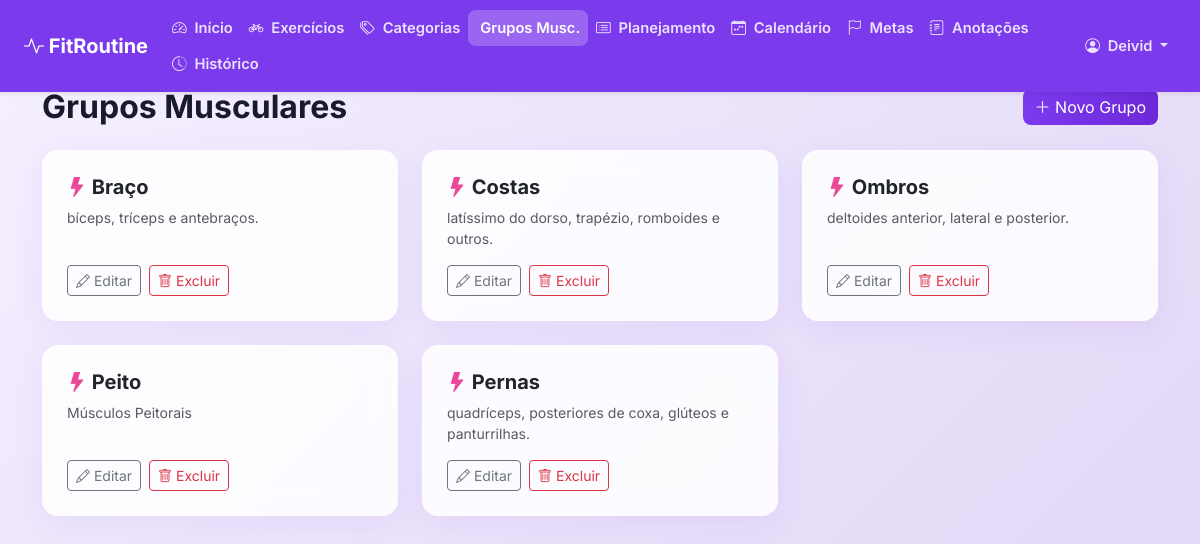
Page /grupos/ (signed in) on the committed database.
### core/models.py (models this page shows, shortened)
class GrupoMuscular(models.Model):
    nome = models.CharField(max_length=100)
    descricao = models.TextField(blank=True, null=True)

### core/views.py (the view)
# urls.py: path('grupos/', views.grupos_list, name='grupos'),
@login_required
def grupos_list(request):
    grupos = GrupoMuscular.objects.all().order_by('nome')
    return render(request, 'core/grupos.html', {'grupos': grupos})

### core/templates/core/grupos.html (shortened to what this page needs)
{% extends 'core/base.html' %}
{% block content %}
<div class="d-flex justify-content-between align-items-center mb-4">
    <h2 class="fw-bold mb-0"> Grupos Musculares</h2>
    <a href="{% url 'grupo_create' %}" class="btn btn-primary"><i class="bi bi-plus-lg"></i> Novo Grupo</a>
</div>
<div class="row g-4">
    {% for grupo in grupos %}
    <div class="col-md-4">
        <div class="card p-4 h-100">
            <h5 class="fw-bold mb-2"><i class="bi bi-lightning-fill text-accent-custom"></i> {{ grupo.nome }}</h5>
            <p class="text-muted small mb-3">{{ grupo.descricao|default:"Sem descrição." }}</p>
            <div class="d-flex gap-2 mt-auto">
                <a href="{% url 'grupo_update' grupo.pk %}" class="btn btn-outline-secondary btn-sm"><i class="bi bi-pencil"></i> Editar</a>
                <a href="{% url 'grupo_delete' grupo.pk %}" class="btn btn-outline-danger btn-sm"><i class="bi bi-trash"></i> Excluir</a>
            </div>
        </div>
    </div>
    {% empty %}
    <div class="col-12 text-center py-5">
        <p class="text-muted">Nenhum grupo muscular cadastrado ainda.</p>
    </div>
    {% endfor %}
</div>
{% endblock %}

### core/templates/core/base.html (shortened to what this page needs)
<!DOCTYPE html>
<html lang="pt-BR">
<head>
    <link href="https://cdn.jsdelivr.net/npm/bootstrap@5.3.0/dist/css/bootstrap.min.css" rel="stylesheet">
    <link rel="stylesheet" href="https://cdn.jsdelivr.net/npm/bootstrap-icons@1.10.5/font/bootstrap-icons.css">
    {% load static %}
    <link rel="stylesheet" href="{% static 'css/style.css' %}">
</head>
<body>
<nav class="navbar navbar-expand-lg navbar-dark shadow-sm fixed-top" id="mainNavbar">
  <div class="container-fluid px-3 px-lg-4">
    <a class="navbar-brand fw-bold" href="{% url 'home' %}">
        <i class="bi bi-activity"></i> FitRoutine
    </a>
    <div class="collapse navbar-collapse" id="navbarNav">
      {% if user.is_authenticated %}
      <ul class="navbar-nav flex-wrap">
        <li class="nav-item">
          <a class="nav-link {% if request.resolver_match.url_name == 'dashboard' %}active{% endif %}" href="{% url 'dashboard' %}">
            <i class="bi bi-speedometer2"></i> Início
          </a>
        </li>
        <li class="nav-item">
          <a class="nav-link {% if request.resolver_match.url_name == 'exercicios' %}active{% endif %}" href="{% url 'exercicios' %}">
            <i class="bi bi-bicycle"></i> Exercícios
          </a>
        </li>
        <li class="nav-item">
          <a class="nav-link {% if request.resolver_match.url_name == 'categorias' %}active{% endif %}" href="{% url 'categorias' %}">
            <i class="bi bi-tags"></i> Categorias
          </a>
        </li>
        <li class="nav-item">
          <a class="nav-link {% if request.resolver_match.url_name == 'grupos' %}active{% endif %}" href="{% url 'grupos' %}">
             Grupos Musc.
          </a>
        </li>
        <li class="nav-item">
          <a class="nav-link {% if request.resolver_match.url_name == 'planejamentos' or request.resolver_match.url_name == 'planejamento_detail' %}active{% endif %}" href="{% url 'planejamentos' %}">
            <i class="bi bi-card-list"></i> Planejamento
          </a>
        </li>
        <li class="nav-item">
          <a class="nav-link {% if request.resolver_match.url_name == 'calendario' %}active{% endif %}" href="{% url 'calendario' %}">
            <i class="bi bi-calendar-week"></i> Calendário
          </a>
        </li>
        <li class="nav-item">
          <a class="nav-link {% if request.resolver_match.url_name == 'metas' %}active{% endif %}" href="{% url 'metas' %}">
            <i class="bi bi-flag"></i> Metas
          </a>
        </li>
        <li class="nav-item">
          <a class="nav-link {% if request.resolver_match.url_name == 'anotacoes' %}active{% endif %}" href="{% url 'anotacoes' %}">
            <i class="bi bi-journal-text"></i> Anotações
          </a>
        </li>
        <li class="nav-item">
          <a class="nav-link {% if request.resolver_match.url_name == 'historico' %}active{% endif %}" href="{% url 'historico' %}">
            <i class="bi bi-clock-history"></i> Histórico
          </a>
        </li>
      </ul>
      <ul class="navbar-nav ms-auto flex-wrap align-items-lg-center">
        <li class="nav-item dropdown">
            <a class="nav-link dropdown-toggle" href="#" id="navbarUser" role="button" data-bs-toggle="dropdown" aria-expanded="false">
                <i class="bi bi-person-circle"></i> {{ user.first_name|default:user.username }}
            </a>
        </li>
      </ul>
      {% endif %}
    </div>
  </div>
</nav>
<div class="container pb-5" id="mainContent">
    {% block content %}
    {% endblock %}
</div>
</body>
</html>

### static/css/style.css (style rules this page uses)
:root { --primary: #7C3AED; --primary-hover: #6D28D9; --secondary: #C084FC; --accent: #EC4899; --bg-main: #FFFFFF; --bg-subtle: #F5F0FF; --text-main: #1A1A2E; --text-sec: #6B7280; --success: #10B981; --pending: #F59E0B; }
body { font-family: 'Inter', sans-serif; background: linear-gradient(135deg, var(--bg-subtle) 0%, #E0D4F5 100%); color: var(--text-main); min-height: 100vh; }
.navbar { background-color: var(--primary) !important; padding-top: 0.6rem; padding-bottom: 0.6rem; }
.navbar-brand, .nav-link { color: rgba(255, 255, 255, 0.85) !important; }
.navbar-brand { color: #FFFFFF !important; }
.navbar .nav-link { font-size: 0.92rem; font-weight: 600; padding: 0.45rem 0.65rem; border-radius: 8px; white-space: nowrap; }
.navbar .nav-link.active { color: #FFFFFF !important; background-color: rgba(255, 255, 255, 0.22); }
.navbar .nav-link i { margin-right: 0.25rem; }
#mainContent { padding-top: 5.5rem; }
.btn-primary { background: linear-gradient(90deg, var(--primary) 0%, var(--primary-hover) 100%); border: none; border-radius: 8px; color: white; transition: all 0.3s ease; }
.card { border: 1px solid rgba(255, 255, 255, 0.4); border-radius: 16px; background: rgba(255, 255, 255, 0.85); backdrop-filter: blur(12px); -webkit-backdrop-filter: blur(12px); box-shadow: 0 8px 32px rgba(124, 58, 237, 0.08); transition: all 0.3s cubic-bezier(0.25, 0.8, 0.25, 1); animation: fadeIn 0.6s ease-out; }
.text-accent-custom { color: var(--accent); }

### rows in the picture
GrupoMuscular: nome "Braço", descricao "bíceps, tríceps e antebraços."
GrupoMuscular: nome "Costas", descricao "latíssimo do dorso, trapézio, romboides e outros."
GrupoMuscular: nome "Ombros", descricao "deltoides anterior, lateral e posterior."
GrupoMuscular: nome "Peito", descricao "Músculos Peitorais"
GrupoMuscular: nome "Pernas", descricao "quadríceps, posteriores de coxa, glúteos e panturrilhas."

### other values in the picture
{{ user.first_name|default:user.username }} "Deivid"
